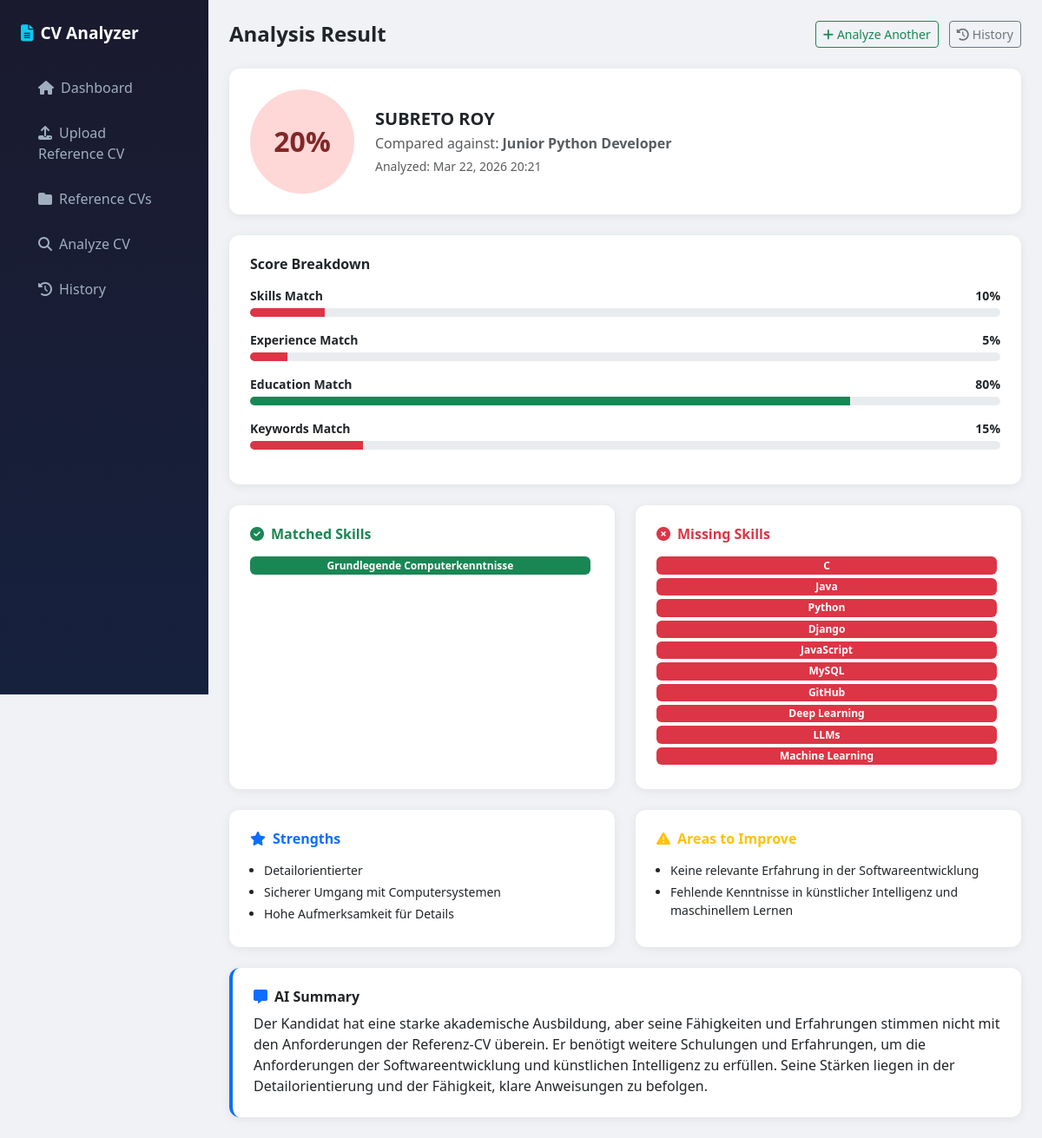
Screenshot of /result/2/ with the database file from the repository.
### analyzer/models.py (models this page shows, shortened)
class CVAnalysis(models.Model):
    reference_cv = models.ForeignKey(ReferenceCV, on_delete=models.CASCADE, related_name='analyses')
    candidate_name = models.CharField(max_length=255, blank=True)
    uploaded_file = models.FileField(upload_to='candidate_cvs/')
    extracted_text = models.TextField(blank=True)
    overall_score = models.FloatField(default=0)
    skills_score = models.FloatField(default=0)
    experience_score = models.FloatField(default=0)
    education_score = models.FloatField(default=0)
    keywords_score = models.FloatField(default=0)
    analysis_result = models.JSONField(default=dict)
    analyzed_at = models.DateTimeField(auto_now_add=True)
    class Meta:
        ordering = ['-analyzed_at']

class ReferenceCV(models.Model):
    name = models.CharField(max_length=255)
    file = models.FileField(upload_to='reference_cvs/')
    extracted_text = models.TextField(blank=True)
    uploaded_at = models.DateTimeField(auto_now_add=True)
    is_active = models.BooleanField(default=True)
    class Meta:
        ordering = ['-uploaded_at']

### analyzer/views.py (the view)
# urls.py: path('result/<int:pk>/', views.result, name='result'),
def result(request, pk):
    analysis = get_object_or_404(CVAnalysis, pk=pk)
    scores = [
        ('Skills Match', analysis.skills_score),
        ('Experience Match', analysis.experience_score),
        ('Education Match', analysis.education_score),
        ('Keywords Match', analysis.keywords_score),
    ]
    return render(request, 'analyzer/result.html', {'analysis': analysis, 'scores': scores})

### analyzer/templates/analyzer/result.html (shortened to what this page needs)
{% extends 'analyzer/base.html' %}
{% block content %}
<div class="d-flex justify-content-between align-items-center mb-4">
    <h4 class="fw-bold mb-0">Analysis Result</h4>
    <div>
        <a href="{% url 'analyzer:analyze' %}" class="btn btn-outline-success btn-sm me-2">
            <i class="fas fa-plus me-1"></i>Analyze Another
        </a>
        <a href="{% url 'analyzer:history' %}" class="btn btn-outline-secondary btn-sm">
            <i class="fas fa-history me-1"></i>History
        </a>
    </div>
</div>
<div class="card p-4 mb-4">
    <div class="row align-items-center">
        <div class="col-auto">
            {% with score=analysis.overall_score %}
            <div class="score-circle {% if score >= 70 %}score-high{% elif score >= 40 %}score-mid{% else %}score-low{% endif %}">
                {{ score|floatformat:0 }}%
            </div>
            {% endwith %}
        </div>
        <div class="col">
            <h5 class="fw-bold mb-1">{{ analysis.candidate_name|default:"Unknown Candidate" }}</h5>
            <p class="text-muted mb-1">Compared against: <strong>{{ analysis.reference_cv.name }}</strong></p>
            <p class="text-muted small mb-0">Analyzed: {{ analysis.analyzed_at|date:"M d, Y H:i" }}</p>
        </div>
    </div>
</div>
<div class="card p-4 mb-4">
    <h6 class="fw-bold mb-3">Score Breakdown</h6>
    {% for label, score in scores %}
    <div class="mb-3">
        <div class="d-flex justify-content-between mb-1">
            <span class="small fw-semibold">{{ label }}</span>
            <span class="small fw-bold">{{ score|floatformat:0 }}%</span>
        </div>
        <div class="progress">
            <div class="progress-bar
                {% if score >= 70 %}bg-success
                {% elif score >= 40 %}bg-warning
                {% else %}bg-danger{% endif %}"
                style="width: {{ score }}%">
            </div>
        </div>
    </div>
    {% endfor %}
</div>
<div class="row g-4">
    <div class="col-md-6">
        <div class="card p-4 h-100">
            <h6 class="fw-bold text-success mb-3"><i class="fas fa-check-circle me-2"></i>Matched Skills</h6>
            {% with matched=analysis.analysis_result.matched_skills %}
            {% if matched %}
                {% for skill in matched %}
                    <span class="badge bg-success me-1 mb-1">{{ skill }}</span>
                {% endfor %}
            {% else %}
                <p class="text-muted small">None identified.</p>
            {% endif %}
            {% endwith %}
        </div>
    </div>
    <div class="col-md-6">
        <div class="card p-4 h-100">
            <h6 class="fw-bold text-danger mb-3"><i class="fas fa-times-circle me-2"></i>Missing Skills</h6>
            {% with missing=analysis.analysis_result.missing_skills %}
            {% if missing %}
                {% for skill in missing %}
                    <span class="badge bg-danger me-1 mb-1">{{ skill }}</span>
                {% endfor %}
            {% else %}
                <p class="text-muted small">None identified.</p>
            {% endif %}
            {% endwith %}
        </div>
    </div>
    <div class="col-md-6">
        <div class="card p-4 h-100">
            <h6 class="fw-bold text-primary mb-3"><i class="fas fa-star me-2"></i>Strengths</h6>
            <ul class="mb-0 ps-3">
            {% for s in analysis.analysis_result.strengths %}
                <li class="small mb-1">{{ s }}</li>
            {% empty %}
                <li class="text-muted small">None noted.</li>
            {% endfor %}
            </ul>
        </div>
    </div>
    <div class="col-md-6">
        <div class="card p-4 h-100">
            <h6 class="fw-bold text-warning mb-3"><i class="fas fa-exclamation-triangle me-2"></i>Areas to Improve</h6>
            <ul class="mb-0 ps-3">
            {% for w in analysis.analysis_result.weaknesses %}
                <li class="small mb-1">{{ w }}</li>
            {% empty %}
                <li class="text-muted small">None noted.</li>
            {% endfor %}
            </ul>
        </div>
    </div>
    {% if analysis.analysis_result.summary %}
    <div class="col-12">
        <div class="card p-4 border-start border-primary border-4">
            <h6 class="fw-bold mb-2"><i class="fas fa-comment-alt me-2 text-primary"></i>AI Summary</h6>
            <p class="mb-0">{{ analysis.analysis_result.summary }}</p>
        </div>
    </div>
    {% endif %}
</div>
{% endblock %}

### analyzer/templates/analyzer/base.html (style rules this page uses)
body { background: #f0f2f5; }
.card { border: none; border-radius: 12px; box-shadow: 0 2px 12px rgba(0,0,0,0.07); }
.score-circle { width: 120px; height: 120px; border-radius: 50%; display: flex; align-items: center; justify-content: center; font-size: 2rem; font-weight: 700; }
.score-low { background: #fed7d7; color: #822727; }
.progress { height: 10px; border-radius: 10px; }

### rows the page displays
CVAnalysis: overall_score "20", candidate_name "SUBRETO ROY", reference_cv.name "Junior Python Developer", analyzed_at "Mar 22, 2026 20:21", scores "10" "5" "80" "15", analysis_result.summary "Der Kandidat hat eine starke akademische Ausbildung, aber seine Fähigkeiten und Erfahrungen stimmen nicht mit den Anforderungen der Referenz-CV überein. Er benötigt weitere Schulungen und Erfahrungen, um die Anforderungen der Softwareentwicklung und künstlichen Intelligenz zu erfüllen. Seine Stärken liegen in der Detailorientierung und der Fähigkeit, klare Anweisungen zu befolgen."

### other values shown
{{ label }} "Skills Match" "Experience Match" "Education Match" "Keywords Match"
{{ skill }} "Grundlegende Computerkenntnisse"
{{ skill }} "C" "Java" "Python" "Django" "JavaScript" "MySQL" "GitHub" "Deep Learning" "LLMs" "Machine Learning"
{{ s }} "Detailorientierter" "Sicherer Umgang mit Computersystemen" "Hohe Aufmerksamkeit für Details"
{{ w }} "Keine relevante Erfahrung in der Softwareentwicklung" "Fehlende Kenntnisse in künstlicher Intelligenz und maschinellem Lernen"
